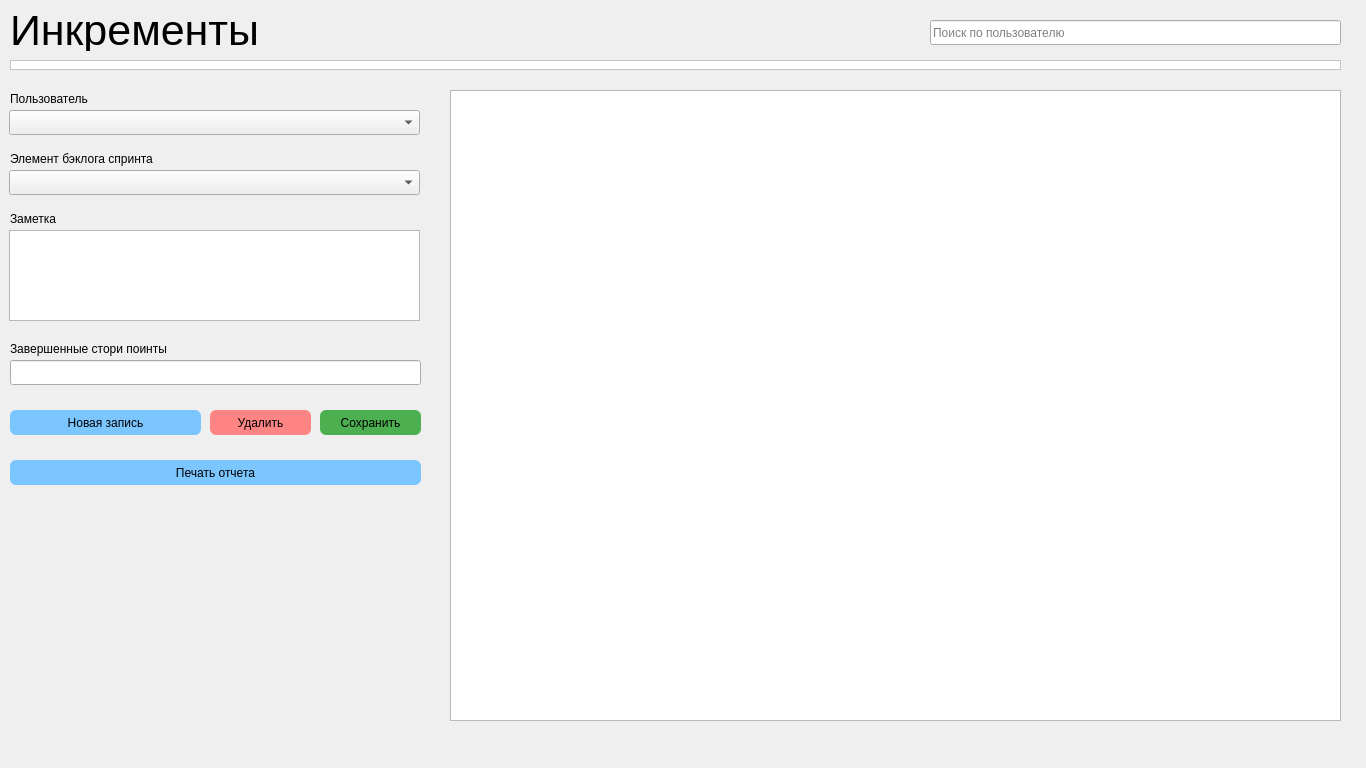
<?xml version="1.0" encoding="UTF-8"?>
<ui version="4.0">
 <class>IncrementsPage</class>
 <widget class="QWidget" name="IncrementsPage">
  <property name="geometry">
   <rect>
    <x>0</x>
    <y>0</y>
    <width>1366</width>
    <height>768</height>
   </rect>
  </property>
  <property name="sizePolicy">
   <sizepolicy hsizetype="Fixed" vsizetype="Fixed">
    <horstretch>0</horstretch>
    <verstretch>0</verstretch>
   </sizepolicy>
  </property>
  <property name="windowTitle">
   <string>IncrementsPage</string>
  </property>
  <widget class="QComboBox" name="sprintBacklogItemComboBox">
   <property name="geometry">
    <rect>
     <x>9</x>
     <y>170</y>
     <width>411</width>
     <height>25</height>
    </rect>
   </property>
   <property name="sizePolicy">
    <sizepolicy hsizetype="Fixed" vsizetype="Fixed">
     <horstretch>0</horstretch>
     <verstretch>0</verstretch>
    </sizepolicy>
   </property>
  </widget>
  <widget class="QLineEdit" name="completedStoryPointsLineEdit">
   <property name="geometry">
    <rect>
     <x>10</x>
     <y>360</y>
     <width>411</width>
     <height>25</height>
    </rect>
   </property>
   <property name="sizePolicy">
    <sizepolicy hsizetype="Fixed" vsizetype="Fixed">
     <horstretch>0</horstretch>
     <verstretch>0</verstretch>
    </sizepolicy>
   </property>
  </widget>
  <widget class="QTextEdit" name="noteTextEdit">
   <property name="geometry">
    <rect>
     <x>9</x>
     <y>230</y>
     <width>411</width>
     <height>91</height>
    </rect>
   </property>
   <property name="sizePolicy">
    <sizepolicy hsizetype="Fixed" vsizetype="Fixed">
     <horstretch>0</horstretch>
     <verstretch>0</verstretch>
    </sizepolicy>
   </property>
  </widget>
  <widget class="QComboBox" name="userComboBox">
   <property name="geometry">
    <rect>
     <x>9</x>
     <y>110</y>
     <width>411</width>
     <height>25</height>
    </rect>
   </property>
   <property name="sizePolicy">
    <sizepolicy hsizetype="Fixed" vsizetype="Fixed">
     <horstretch>0</horstretch>
     <verstretch>0</verstretch>
    </sizepolicy>
   </property>
  </widget>
  <widget class="QLabel" name="userComboLabel">
   <property name="geometry">
    <rect>
     <x>10</x>
     <y>90</y>
     <width>411</width>
     <height>17</height>
    </rect>
   </property>
   <property name="text">
    <string>Пользователь</string>
   </property>
  </widget>
  <widget class="QLabel" name="sprintBacklogItemComboLabel">
   <property name="geometry">
    <rect>
     <x>10</x>
     <y>150</y>
     <width>411</width>
     <height>17</height>
    </rect>
   </property>
   <property name="text">
    <string>Элемент бэклога спринта</string>
   </property>
  </widget>
  <widget class="QLabel" name="noteLineLabel">
   <property name="geometry">
    <rect>
     <x>10</x>
     <y>210</y>
     <width>411</width>
     <height>17</height>
    </rect>
   </property>
   <property name="text">
    <string>Заметка</string>
   </property>
  </widget>
  <widget class="QLabel" name="completedStoryPointsLineLabel">
   <property name="geometry">
    <rect>
     <x>10</x>
     <y>340</y>
     <width>411</width>
     <height>17</height>
    </rect>
   </property>
   <property name="text">
    <string>Завершенные стори поинты</string>
   </property>
  </widget>
  <widget class="QLabel" name="titleLabel">
   <property name="geometry">
    <rect>
     <x>10</x>
     <y>10</y>
     <width>601</width>
     <height>41</height>
    </rect>
   </property>
   <property name="font">
    <font>
     <pointsize>32</pointsize>
    </font>
   </property>
   <property name="text">
    <string>Инкременты</string>
   </property>
  </widget>
  <widget class="QTableWidget" name="tableWidget">
   <property name="geometry">
    <rect>
     <x>450</x>
     <y>90</y>
     <width>891</width>
     <height>631</height>
    </rect>
   </property>
  </widget>
  <widget class="QPushButton" name="saveButton">
   <property name="geometry">
    <rect>
     <x>320</x>
     <y>410</y>
     <width>101</width>
     <height>25</height>
    </rect>
   </property>
   <property name="styleSheet">
    <string notr="true">background-color: #4caf50; border: none; border-radius: 6px;</string>
   </property>
   <property name="text">
    <string>Сохранить</string>
   </property>
  </widget>
  <widget class="QFrame" name="frame">
   <property name="geometry">
    <rect>
     <x>10</x>
     <y>60</y>
     <width>1331</width>
     <height>10</height>
    </rect>
   </property>
   <property name="sizePolicy">
    <sizepolicy hsizetype="Fixed" vsizetype="Fixed">
     <horstretch>0</horstretch>
     <verstretch>0</verstretch>
    </sizepolicy>
   </property>
   <property name="styleSheet">
    <string notr="true">background-color: #FFFFFF</string>
   </property>
   <property name="frameShape">
    <enum>QFrame::StyledPanel</enum>
   </property>
   <property name="frameShadow">
    <enum>QFrame::Raised</enum>
   </property>
  </widget>
  <widget class="QPushButton" name="removeButton">
   <property name="geometry">
    <rect>
     <x>210</x>
     <y>410</y>
     <width>101</width>
     <height>25</height>
    </rect>
   </property>
   <property name="styleSheet">
    <string notr="true">background-color: #FF8585; border: none; border-radius: 6px;</string>
   </property>
   <property name="text">
    <string>Удалить</string>
   </property>
  </widget>
  <widget class="QPushButton" name="addButton">
   <property name="geometry">
    <rect>
     <x>10</x>
     <y>410</y>
     <width>191</width>
     <height>25</height>
    </rect>
   </property>
   <property name="styleSheet">
    <string notr="true">background-color: #7BC6FF; border: none; border-radius: 6px;</string>
   </property>
   <property name="text">
    <string>Новая запись</string>
   </property>
  </widget>
  <widget class="QLineEdit" name="searchLineEdit">
   <property name="geometry">
    <rect>
     <x>930</x>
     <y>20</y>
     <width>411</width>
     <height>25</height>
    </rect>
   </property>
   <property name="sizePolicy">
    <sizepolicy hsizetype="Fixed" vsizetype="Fixed">
     <horstretch>0</horstretch>
     <verstretch>0</verstretch>
    </sizepolicy>
   </property>
   <property name="text">
    <string/>
   </property>
   <property name="placeholderText">
    <string>Поиск по пользователю</string>
   </property>
  </widget>
  <widget class="QPushButton" name="printButton">
   <property name="geometry">
    <rect>
     <x>10</x>
     <y>460</y>
     <width>411</width>
     <height>25</height>
    </rect>
   </property>
   <property name="styleSheet">
    <string notr="true">background-color: #7BC6FF; border: none; border-radius: 6px;</string>
   </property>
   <property name="text">
    <string>Печать отчета</string>
   </property>
  </widget>
 </widget>
 <resources/>
 <connections/>
</ui>
